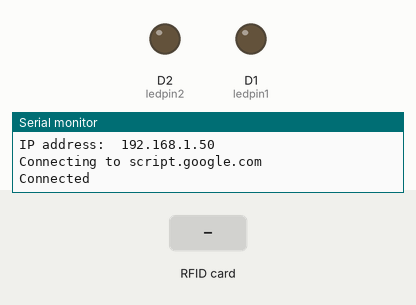
The sketch below on a simulated ESP8266 (NodeMCU). On the bench: output pins drawn as LEDs (lit = HIGH), the last lines printed to the serial monitor. Inputs (shaded band) come from the test bench. WiFi joins after 1.5 s; servers stay silent unless stated.

Above: at 3.4 s.
3.5 s: RFID card 75 4A 85 2A held to the reader
At 6.6 s:
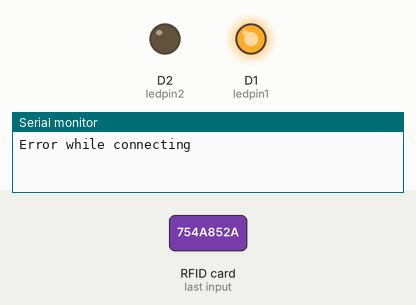
Timing chart, 0 to 8.1 s (numbered marks = the images above; inputs shaded):
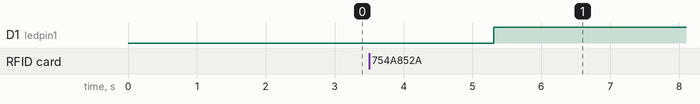

Measured:
- after the input at 3.5 s, D1 (ledpin1): LOW → HIGH after 1.8 s

The sketch:

RFID_NFC_Attendance_System_192124033.ino
```cpp
#include <Adafruit_GFX.h>
#include <Arduino.h>
#include <ESP8266WiFi.h>
#include "HTTPSRedirect.h"
#include <Wire.h>
#include <PN532_I2C.h>
#include <PN532.h>
#include <NfcAdapter.h>

PN532_I2C pn532_i2c(Wire);
int ledpin1 = D1;
int ledpin2 = D2;
NfcAdapter nfc = NfcAdapter(pn532_i2c);
String tagId1 = "75 4A 85 2A";
String tagId2 = "5A 6F DC 73";
String tagId = "None";
byte nuidPICC[4];

// Enter network credentials:
const char* ssid = "Surya";
const char* password = "surya001";

// Enter Google Script Deployment ID:
const char* GScriptId = "AKfycbz866S47_Uj3B-in3b4r3YG5Rq_dmW0wXwGvE-4qLx4ugw0Mh2vgG3qsluP3jcf24oy";

// Enter command (insert_row or append_row) and your Google Sheets sheet name (default is Sheet1):
String payload_base = "{\"command\": \"insert_row\", \"sheet_name\": \"Sheet1\", \"values\": ";
String payload = "";


const char* host = "script.google.com";
const int httpsPort = 443;
const char* fingerprint = "";
String url = String("/macros/s/") + GScriptId + "/exec";
HTTPSRedirect* client = nullptr;


String user = "";
String id = "";
String enter = "";

void setup() {
  Serial.begin(115200);
  Serial.println("Starting...");
  Serial.println('\n');
  pinMode(ledpin1, OUTPUT);
  pinMode(ledpin2, OUTPUT);
  Serial.println("System initialized");

  nfc.begin();
  digitalWrite(ledpin1, LOW);
  digitalWrite(ledpin2, LOW);

  // Connect to WiFi
  WiFi.begin(ssid, password);
  Serial.print("Connecting to ");
  Serial.print(ssid);
  Serial.println(" ...");

  while (WiFi.status() != WL_CONNECTED) {
    delay(1000);
    Serial.print(".");
  }
  Serial.println('\n');
  Serial.println("Connection established!");
  Serial.print("IP address:\t");
  Serial.println(WiFi.localIP());

  // Use HTTPSRedirect class to create a new TLS connection
  client = new HTTPSRedirect(httpsPort);
  client->setInsecure();
  client->setPrintResponseBody(true);
  client->setContentTypeHeader("application/json");

  Serial.print("Connecting to ");
  Serial.println(host);

  // Try to connect for a maximum of 5 times
  bool flag = false;
  for (int i = 0; i < 5; i++) {
    int retval = client->connect(host, httpsPort);
    if (retval == 1) {
      flag = true;
      Serial.println("Connected");
      break;
    } else {
      Serial.println("Connection failed. Retrying...");
    }
  }
  if (!flag) {
    Serial.print("Could not connect to server: ");
    Serial.println(host);
    return;
  }
  delete client;
  client = nullptr;
}

void loop() {
  // Wait for NFC input
  readNFC();

  // Check for tagId1
  if (tagId == tagId1) {
    if (digitalRead(ledpin1) == 0) {
      digitalWrite(ledpin1, HIGH);
      user = "Gowtham";
      id = "192111137";
      enter = "present";
      updatesheet(user, id, enter);
      tagId = "";
      delay(1000);
    } else if (digitalRead(ledpin1) == 1) {
      digitalWrite(ledpin1, LOW);
      user = "Gowtham";
      id = "192111137";
      enter = "present";
      updatesheet(user, id, enter);
      tagId = "";
      delay(1000);
    }
  }

  // Check for tagId2
  if (tagId == tagId2) {
    if (digitalRead(ledpin2) == 0) {
      digitalWrite(ledpin2, HIGH);
      user = "Bharathwaj";
      id = "192124033";
      enter = "present";
      updatesheet(user, id, enter);
      tagId = "";
      delay(1000);
    } else if (digitalRead(ledpin2) == 1) {
      digitalWrite(ledpin2, LOW);
      user = "Bharathwaj";
      id = "192124033";
      enter = "present";
      updatesheet(user, id, enter);
      tagId = "";
      delay(1000);
    }
  }
}

void updatesheet(String user, String id, String enter) {
  static bool flag = false;
  if (!flag) {
    client = new HTTPSRedirect(httpsPort);
    client->setInsecure();
    flag = true;
    client->setPrintResponseBody(true);
    client->setContentTypeHeader("application/json");
  }
  if (client != nullptr) {
    if (!client->connected()) {
      client->connect(host, httpsPort);
    }
  } else {
    Serial.println("Error creating client object!");
  }

  // Create json object string to send to Google Sheets
  payload = payload_base + "\"" + user + "," + id + "," + enter + "\"}";

  // Publish data to Google Sheets
  Serial.println("Publishing data...");
  Serial.println(payload);
  if (client->POST(url, host, payload)) {
    // do stuff here if publish was successful
  } else {
    // do stuff here if publish was not successful
    Serial.println("Error while connecting");
  }

  // A delay of several seconds is required before publishing again
  delay(5000);
}

void readNFC() {
  if (nfc.tagPresent()) {
    NfcTag tag = nfc.read();
    tag.print();
    tagId = tag.getUidString();
    Serial.println("Tag id");
    Serial.println(tagId);
  }
  delay(1000);
}
```
